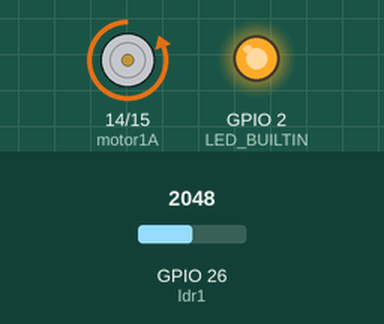
Bench run of a sketch on a simulated ESP32. On the bench: motor-driver pin pairs drawn as motors (green arrow = first pin HIGH = forward, orange = second pin HIGH = backward, longer = more drive), output pins drawn as LEDs (lit = HIGH). The inputs (shaded band) are chosen by the test bench; at power-on: GPIO 26 (ldr1) = 2048.

Above: at 1.2 s.
1.3 s: GPIO 26 (ldr1) set to 491
At 2.5 s:
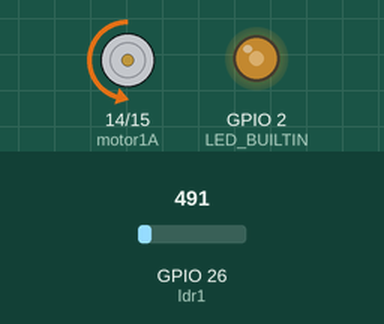
2.8 s: GPIO 26 (ldr1) set to 0
At 3.8 s:
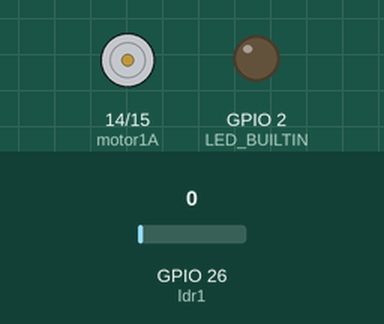
4.3 s: GPIO 26 (ldr1) set to 1228
At 5.0 s:
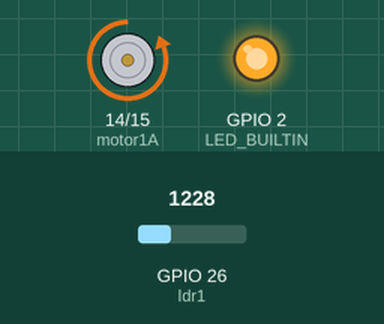
Timing chart, 0 to 7.3 s (numbered marks = the images above; inputs shaded):
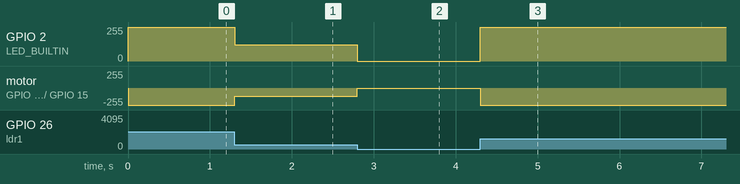

The sketch:

5_all_together.ino
```cpp
int ldr1 = 26;
int motor1A = 14;
int motor1B = 15;

void setup() {
  pinMode(LED_BUILTIN, OUTPUT);
  pinMode(motor1A, OUTPUT);
  pinMode(motor1B, OUTPUT);
  pinMode(ldr1, INPUT);
}

void loop() {
  int raw_value = 0;
  raw_value = analogRead(ldr1);
  int scaled_value = map(raw_value, 0, 1023, 0, 255);
  analogWrite(motor1A, 0);
  analogWrite(motor1B, scaled_value);
  analogWrite(LED_BUILTIN, scaled_value);
}
```

Measured:
- after the input at 1.3 s, GPIO 2 (LED_BUILTIN): 255/255 → 122/255 at once; motor on GPIO 14 (motor1A) / GPIO 15 (motor1B): backward 255/255 → backward 122/255 at once
- after the input at 2.8 s, GPIO 2 (LED_BUILTIN): 122/255 → 0/255 at once; motor on GPIO 14 (motor1A) / GPIO 15 (motor1B): backward 122/255 → stopped at once
- after the input at 4.3 s, GPIO 2 (LED_BUILTIN): 0/255 → 255/255 at once; motor on GPIO 14 (motor1A) / GPIO 15 (motor1B): stopped → backward 255/255 at once
